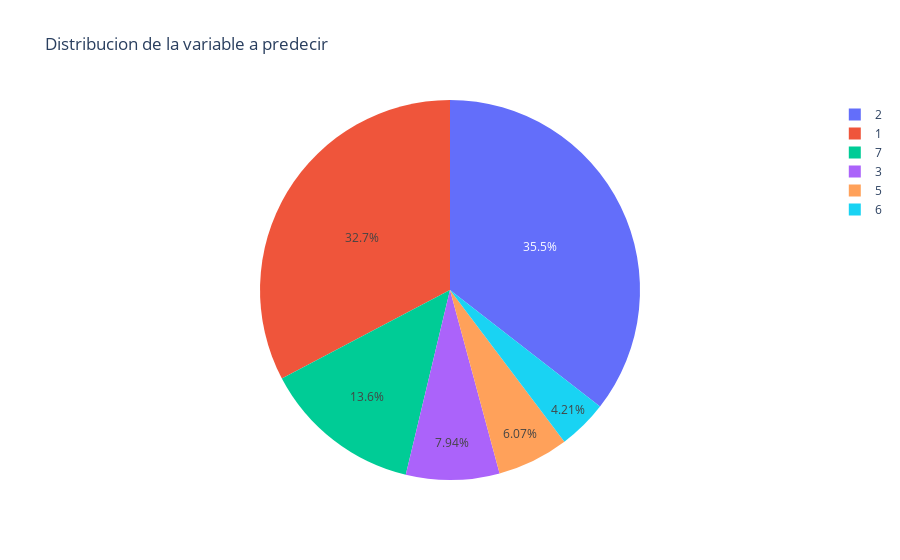

Write notebook code for a chart like this one.
### Code cell
#Cuántas clases tengo en mi variable a predecir Y (tipo de vidrio)

fig = px.pie(
    glass_data,
    names="Type_of_glass",
    title="Distribucion de la variable a predecir"
)

fig.show()

### Figure 1 — Plotly figure (JSON) as saved in the notebook; plotly's stock layout.template omitted (floating-point values rounded to 4 significant figures; data arrays with more than 128 entries replaced by an {"elided": "..."} marker saying what was removed)
{"data": [{"domain": {"x": [0, 1], "y": [0, 1]}, "hovertemplate": "Type_of_glass=%{label}<extra></extra>", "labels": {"elided": "214 int values"}, "legendgroup": "", "name": "", "showlegend": true, "type": "pie"}], "layout": {"legend": {"tracegroupgap": 0}, "title": {"text": "Distribucion de la variable a predecir"}}}
